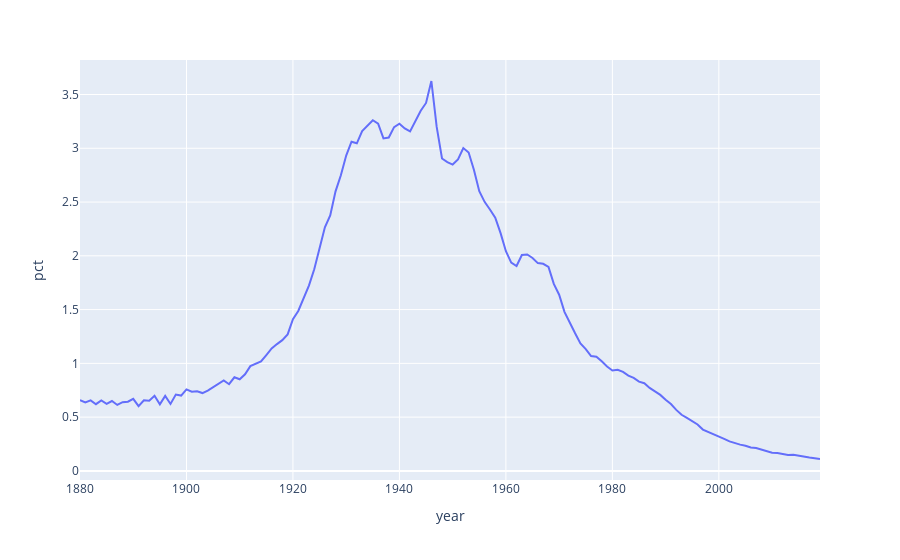

The code cell stored with this chart in its notebook:
### Code cell
px.line(combined_names_df.query("name=='Richard' and gender=='M'"), x="year", y="pct")

### Figure 1 — Plotly figure (JSON) as saved in the notebook; plotly's stock layout.template omitted (floating-point values rounded to 4 significant figures; data arrays with more than 128 entries replaced by an {"elided": "..."} marker saying what was removed)
{"data": [{"hovertemplate": "year=%{x}<br>pct=%{y}<extra></extra>", "legendgroup": "", "line": {"color": "#636efa", "dash": "solid"}, "mode": "lines", "name": "", "orientation": "v", "showlegend": false, "type": "scatter", "x": {"elided": "140 int values"}, "xaxis": "x", "y": {"elided": "140 float values"}, "yaxis": "y"}], "layout": {"legend": {"tracegroupgap": 0}, "margin": {"t": 60}, "xaxis": {"anchor": "y", "domain": [0, 1], "title": {"text": "year"}}, "yaxis": {"anchor": "x", "domain": [0, 1], "title": {"text": "pct"}}}}
